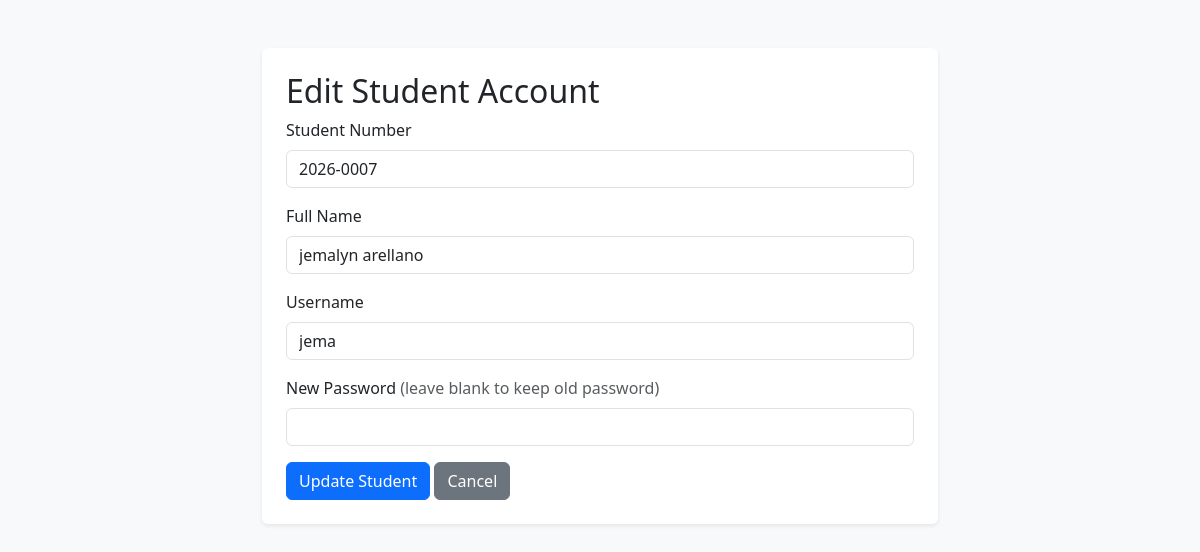
The app's page /jhamaicaaa/admin/students/edit.php?id=9 (signed in) with its own data.
### tables this page shows
CREATE TABLE `users` (
  `id` int(11) NOT NULL,
  `student_no` varchar(30) DEFAULT NULL,
  `full_name` varchar(100) NOT NULL,
  `username` varchar(50) NOT NULL,
  `password` varchar(255) NOT NULL,
  `role` enum('admin','student') NOT NULL DEFAULT 'student'
);

### jhamaicaaa/admin/students/edit.php (the view, shortened to what this page needs)
<?php
 include "../../config/database.php";
 $id = isset($_GET['id']) ? intval($_GET['id']) : 0;
$result = mysqli_query($conn, "SELECT * FROM users WHERE id=$id AND role='student'");
$student = mysqli_fetch_assoc($result);
?>
<!doctype html>
<html lang="en">
<head>
    <link href="../../assets/vendor/bootstrap/css/bootstrap.min.css" rel="stylesheet">
</head>
<body class="bg-light">
<div class="container py-5" style="max-width:700px">
    <div class="card border-0 shadow-sm">
        <div class="card-body p-4">
            <h2>Edit Student Account</h2>
                    <form method="POST">
                <div class="mb-3">
                    <label class="form-label">Student Number</label>
                    <input type="text" name="student_no" class="form-control" value="<?php echo htmlspecialchars($student['student_no']);?>" required>
                </div>
                <div class="mb-3">
                    <label class="form-label">Full Name</label>
                    <input type="text" name="full_name" class="form-control" value="<?php echo htmlspecialchars($student['full_name']);?>" required>
                </div>
                <div class="mb-3">
                    <label class="form-label">Username</label>
                    <input type="text" name="username" class="form-control" value="<?php echo htmlspecialchars($student['username']);?>" required>
                </div>
                <div class="mb-3">
                    <label class="form-label">New Password <span class="text-muted">(leave blank to keep old password)</span></label>
                    <input type="password" name="password" class="form-control">
                </div>
                <button type="submit" name="update" class="btn btn-primary">Update Student</button>
                <a href="index.php" class="btn btn-secondary">Cancel</a>
            </form>
        </div>
    </div>
</div>
</body>
</html>

### records on screen
users: student_no "2026-0007", full_name "jemalyn arellano", username "jema"
